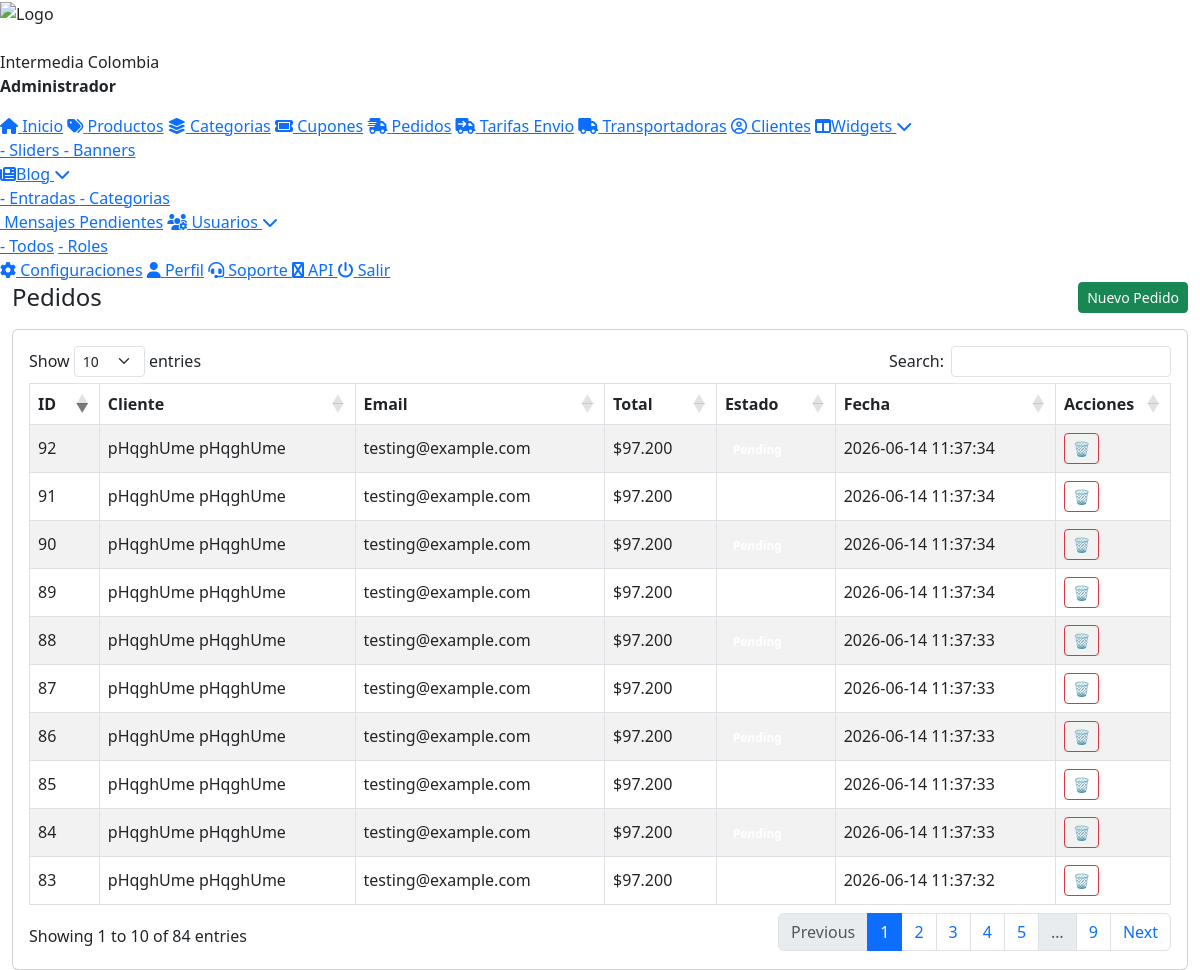
The page /admin/orders/index.php (signed in) on the database its author committed.
### tables this page shows
CREATE TABLE `roles` (
  `id` int NOT NULL,
  `name` varchar(50) NOT NULL,
  `description` text,
  `created_at` timestamp NULL DEFAULT CURRENT_TIMESTAMP,
  `updated_at` timestamp NULL DEFAULT CURRENT_TIMESTAMP ON UPDATE CURRENT_TIMESTAMP,
  `borrado` tinyint NOT NULL DEFAULT '0'
);

CREATE TABLE `orders` (
  `id` int UNSIGNED NOT NULL,
  `user_id` int UNSIGNED NOT NULL,
  `address_id` int UNSIGNED DEFAULT NULL,
  `subtotal` decimal(10,2) NOT NULL,
  `discount` decimal(10,2) NOT NULL DEFAULT '0.00',
  `shipping_cost` decimal(12,2) NOT NULL DEFAULT '0.00',
  `shipping_label` varchar(120) DEFAULT NULL,
  `shipping_rate_id` int DEFAULT NULL,
  `total` decimal(10,2) NOT NULL,
  `coupon_code` varchar(64) DEFAULT NULL,
  `status` enum('pending','paid','processing','shipped','delivered','cancelled') NOT NULL DEFAULT 'pending',
  `transporter_id` bigint UNSIGNED DEFAULT NULL,
  `tracking_number` varchar(100) DEFAULT NULL,
  `stock_deducted` tinyint(1) NOT NULL DEFAULT '0',
  `created_at` timestamp NULL DEFAULT CURRENT_TIMESTAMP
);

CREATE TABLE `users` (
  `id` int UNSIGNED NOT NULL,
  `email` varchar(190) NOT NULL,
  `first_name` varchar(100) NOT NULL,
  `last_name` varchar(100) NOT NULL,
  `cc_number` varchar(30) NOT NULL,
  `dial_code` varchar(10) NOT NULL,
  `phone` varchar(30) NOT NULL,
  `birth_date` date NOT NULL,
  `status` enum('active','inactive','deleted') DEFAULT 'active',
  `created_at` timestamp NULL DEFAULT CURRENT_TIMESTAMP,
  `updated_at` timestamp NULL DEFAULT CURRENT_TIMESTAMP ON UPDATE CURRENT_TIMESTAMP
);

### admin/login/session.php (called while the page is built, shortened)
<?php
require_once __DIR__ . '/../../inc/config.php';
try {
    $pdo = new PDO("mysql:host=$host;dbname=$dbname;charset=utf8", $dbuser, $dbpass);
    $pdo->setAttribute(PDO::ATTR_ERRMODE, PDO::ERRMODE_EXCEPTION);
} catch (PDOException $e) {
    die("Error de conexión: " . $e->getMessage());
}
$nombre    = $_SESSION["user"]["nombre"];
$apellido  = $_SESSION["user"]["apellido"];
$rol_id    = $_SESSION["user"]["rol_id"];
try {
    $stmtRol = $pdo->prepare("SELECT name FROM roles WHERE id = :rol_id LIMIT 1");
    $stmtRol->execute([':rol_id' => $rol_id]);
    $rolData = $stmtRol->fetch(PDO::FETCH_ASSOC);
    $rolUser = $rolData ? $rolData['name'] : 'Sin Rol';
} catch (PDOException $e) {
    $rolUser = 'Sin Rol';
}
?>

### inc/config.php (called while the page is built, shortened)
<?php
$url = URLBASE;

### admin/orders/orders_controller.php (called while the page is built)
<?php
require_once __DIR__ . '/../../inc/config.php';
try {
    $pdo = new PDO("mysql:host=$host;dbname=$dbname;charset=utf8mb4", $dbuser, $dbpass, [
        PDO::ATTR_ERRMODE => PDO::ERRMODE_EXCEPTION,
        PDO::ATTR_DEFAULT_FETCH_MODE => PDO::FETCH_ASSOC
    ]);
} catch (Throwable $e) {
    die("Error DB: " . $e->getMessage());
}
$sql = "
    SELECT
        o.id,
        o.total,
        o.status,
        o.created_at,
        o.coupon_code,
        o.shipping_label,
        CONCAT(u.first_name, ' ', u.last_name) AS customer_name,
        u.email
    FROM orders o
    LEFT JOIN users u ON u.id = o.user_id
    ORDER BY o.id DESC
";
$stmt = $pdo->query($sql);
$rows = $stmt->fetchAll();

### admin/orders/index.php (the view, shortened to what this page needs)
<?php require_once __DIR__ . '/../login/session.php'; ?>
<?php
require_once __DIR__ . '/orders_controller.php';
?>
<!doctype html>
<html lang="es">
<head>
<?php require_once __DIR__ . '/../inc/header.php'; ?>
</head>
<body>
<?php require_once __DIR__ . '/../inc/menu.php'; ?>
<div class="container-fluid">
  <div class="d-flex justify-content-between align-items-center mb-3">
  <h4 class="mb-0">Pedidos</h4>
  <a href="<?= $url ?>/admin/orders/order_new.php" class="btn btn-sm btn-success"> Nuevo Pedido</a>
</div>
  <div class="card card-brand">
    <div class="card-body">
      <table id="orders" class="table table-striped table-bordered table-brand align-middle">
        <thead>
          <tr>
            <th>ID</th>
            <th>Cliente</th>
            <th>Email</th>
            <th>Total</th>
            <th>Estado</th>
            <th>Fecha</th>
            <th style="width:80px">Acciones</th>
          </tr>
        </thead>
        <tbody>
        <?php foreach($rows as $r):
          $detailHref = htmlspecialchars($url)."/admin/orders/order_detail.php?id=".(int)$r['id'];
        ?>
          <tr class="clickable-row" data-href="<?= $detailHref ?>">
            <td><?= (int)$r['id'] ?></td>
            <td><?= htmlspecialchars($r['customer_name']) ?></td>
            <td><?= htmlspecialchars($r['email']) ?></td>
            <td>$<?= number_format($r['total'], 0, ',', '.') ?></td>
            <td>
              <span class="badge
                <?= $r['status']==='paid'?'badge-active':($r['status']==='pending'?'badge-warning':'badge-inactive') ?>">
              </span>
            </td>
            <td><?= htmlspecialchars($r['created_at']) ?></td>
            <td>
              <form method="post" action="<?= $url ?>/admin/orders/order_delete.php"
                    class="d-inline-block del-form no-row-nav"
                    data-name="Pedido #<?= (int)$r['id'] ?>">
                <button type="submit" class="btn btn-sm btn-outline-danger">🗑</button>
              </form>
            </td>
          </tr>
        <?php endforeach; ?>
        </tbody>
      </table>
    </div>
  </div>
</div>
</body>
</html>

### admin/inc/menu.php (shortened to what this page needs)
<div class="menu">
        <div class="logo-container">
            <img src="<?php echo URLBASE; ?><?php echo SITE_LOGO; ?>?<?php echo time()?>" alt="Logo">
			 <br><br>
   <?php echo htmlspecialchars($nombre . " " . $apellido); ?>
    <p><strong><?php echo htmlspecialchars($rolUser); ?></strong></p>
        </div>
	<a href="<?php echo URLBASE;?>/admin/" onclick="closeSubmenus()"><i class="fa fa-home"></i> Inicio</a>
	<a href="<?php echo URLBASE;?>/admin/products/" onclick="closeSubmenus()"><i class="fa-solid fa-tags"></i> Productos</a>
	<a href="<?php echo URLBASE;?>/admin/categories/" onclick="closeSubmenus()"><i class="fa-solid fa-layer-group"></i> Categorias</a>
	<a href="<?php echo URLBASE;?>/admin/coupons/" onclick="closeSubmenus()"><i class="fa-solid fa-ticket"></i> Cupones</a>
	<a href="<?php echo URLBASE;?>/admin/orders/" onclick="closeSubmenus()"><i class="fa-solid fa-truck-fast"></i> Pedidos</a>
	<a href="<?php echo URLBASE;?>/admin/shipping_rates/" onclick="closeSubmenus()"><i class="fa-solid fa-truck-arrow-right"></i> Tarifas Envio</a>
	<a href="<?php echo URLBASE;?>/admin/transporters/" onclick="closeSubmenus()"><i class="fa-solid fa-truck"></i> Transportadoras</a>
	<a href="<?php echo URLBASE;?>/admin/clients/" onclick="closeSubmenus()"><i class="fa-regular fa-circle-user"></i> Clientes</a>
	<a href="#" class="has-submenu" onclick="toggleSubmenu(event)">
        <i class="fa-solid fa-table-columns"></i>Widgets <i class="fa fa-chevron-down"></i>
    </a>
    <div class="submenu">
            <a href="<?php echo URLBASE;?>/admin/sliders/" onclick="closeSubmenus()">- Sliders
            </a>
			<a href="<?php echo URLBASE;?>/admin/banners/" onclick="closeSubmenus()">- Banners
            </a>
    </div>
	<a href="#" class="has-submenu" onclick="toggleSubmenu(event)">
        <i class="fa-solid fa-newspaper"></i>Blog <i class="fa fa-chevron-down"></i>
    </a>
    <div class="submenu">
            <a href="<?php echo URLBASE;?>/admin/blog/" onclick="closeSubmenus()">- Entradas
            </a>
		<a href="<?php echo URLBASE;?>/admin/blog/categories.php" onclick="closeSubmenus()">- Categorias
            </a>
    </div>
	<?php if (isset($_SESSION["user_permissions"]) && in_array('Ver Mensajes Pendientes', $_SESSION["user_permissions"])): ?>
	 <a href="<?php echo URLBASE;?>/admin/ws_outbox/" onclick="closeSubmenus()"><i class="fa fa-clock-o"></i> Mensajes Pendientes</a>
	<?php endif; ?>
	 <?php if (isset($_SESSION["user_permissions"]) && in_array('Ver y Editar Usuarios', $_SESSION["user_permissions"])): ?>
	<a href="#" class="has-submenu" onclick="toggleSubmenu(event)"><i class="fa-solid fa-users-gear"></i> Usuarios <i class="fa fa-chevron-down"></i></a>
        <div class="submenu">
	 <a href="<?php echo URLBASE;?>/admin/users/" onclick="closeSubmenus()">- Todos</a>
	<?php if (isset($_SESSION["user_permissions"]) && in_array('Gestionar Roles', $_SESSION["user_permissions"])): ?>
	<a href="<?php echo URLBASE;?>/admin/users/roles.php" onclick="closeSubmenus()">- Roles</a>
	<?php endif; ?>
	</div>
	 <?php endif; ?>
	<a href="<?php echo URLBASE;?>/admin/config/" onclick="closeSubmenus()"><i class="fa fa-cog"></i> Configuraciones</a>
	<a href="<?php echo URLBASE;?>/admin/profile/" onclick="closeSubmenus()"><i class="fa fa-user"></i> Perfil</a>
    <a href="<?php echo URLBASE;?>/admin/support/" onclick="closeSubmenus()"><i class="fas fa-headset"></i> Soporte </a>
    <a href="https://app.360messenger.com/index.php?rp=/login" target="_blank" onclick="closeSubmenus()"><i class="fa fa-whatsapp"></i> API </a>
  <a href="<?php echo URLBASE;?>/admin/login/logout.php" onclick="closeSubmenus()">
    <i class="fa fa-power-off"></i> Salir
  </a>
</div>

### admin/orders/index.php (style rules this page uses)
.clickable-row { cursor:pointer; }
.no-row-nav { pointer-events:auto; }

### rows shown on the page
roles: name "Administrador"
orders: id "92", customer_name "pHqghUme pHqghUme", user.email "testing@example.com", total "97.200", created_at "2026-06-14 11:37:34"
orders: id "91", customer_name "pHqghUme pHqghUme", user.email "testing@example.com", total "97.200", created_at "2026-06-14 11:37:34"
orders: id "90", customer_name "pHqghUme pHqghUme", user.email "testing@example.com", total "97.200", created_at "2026-06-14 11:37:34"
orders: id "89", customer_name "pHqghUme pHqghUme", user.email "testing@example.com", total "97.200", created_at "2026-06-14 11:37:34"
orders: id "88", customer_name "pHqghUme pHqghUme", user.email "testing@example.com", total "97.200", created_at "2026-06-14 11:37:33"
orders: id "87", customer_name "pHqghUme pHqghUme", user.email "testing@example.com", total "97.200", created_at "2026-06-14 11:37:33"
orders: id "86", customer_name "pHqghUme pHqghUme", user.email "testing@example.com", total "97.200", created_at "2026-06-14 11:37:33"
orders: id "85", customer_name "pHqghUme pHqghUme", user.email "testing@example.com", total "97.200", created_at "2026-06-14 11:37:33"
orders: id "84", customer_name "pHqghUme pHqghUme", user.email "testing@example.com", total "97.200", created_at "2026-06-14 11:37:33"
orders: id "83", customer_name "pHqghUme pHqghUme", user.email "testing@example.com", total "97.200", created_at "2026-06-14 11:37:32"

### other values the page prints
$nombre . " " . $apellido "Intermedia Colombia"
